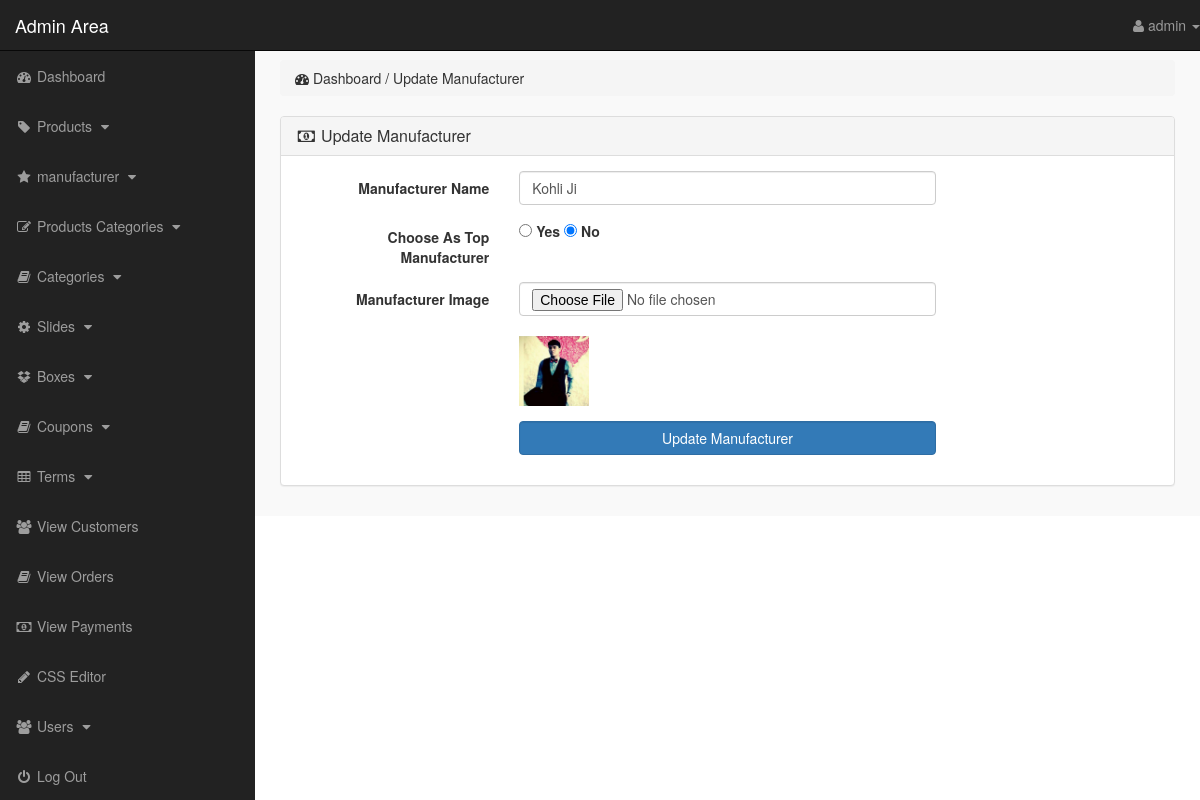
The app's page /admin_area/index.php?edit_manufacturer=6 (signed in) with its own data.
### tables this page shows
CREATE TABLE `manufacturers` (
  `manufacturer_id` int(10) NOT NULL,
  `manufacturer_title` text NOT NULL,
  `manufacturer_top` text NOT NULL,
  `manufacturer_image` text NOT NULL
);

### admin_area/edit_manufacturer.php (the view, shortened to what this page needs)
<?php
    if(!isset($_SESSION['admin_email'])){
        echo "<script>window.open('login.php','_self')</script>";
    }else{
?>
<?php
        if(isset($_GET['edit_manufacturer'])){
            $edit_manufacturer = $_GET['edit_manufacturer'];
            $get_manufacturer = "select * from manufacturers where manufacturer_id='$edit_manufacturer'";
            $run_manufacturer = mysqli_query($con,$get_manufacturer);
            $row_manufacturer = mysqli_fetch_array($run_manufacturer);
            $m_title = $row_manufacturer['manufacturer_title'];
            $m_top = $row_manufacturer['manufacturer_top'];
            $m_image = $row_manufacturer['manufacturer_image'];
        }
?>
<div class="row">
    <div class="col-lg-12">
        <ol class="breadcrumb">
            <li>
                <i class="fa fa-dashboard"></i> Dashboard / Update Manufacturer
            </li>
        </ol>
    </div>
</div>
<div class="row">
    <div class="col-lg-12">
        <div class="panel panel-default">
            <div class="panel-heading">
                <h3 class="panel-title">
                    <i class="fa fa-money fa-fw"></i> Update Manufacturer
                </h3>
            </div>
            <div class="panel-body">
                <form action="" class="form-horizontal" method="post" enctype="multipart/form-data">
                    <div class="form-group">
                        <label for="" class="control-label col-md-3">
                        Manufacturer Name
                        </label>
                        <div class="col-md-6">
                            <input name="manufacturer_name" type="text" class="form-control" value="<?php echo $m_title; ?>">
                        </div>
                    </div>
                    <div class="form-group">
                        <label for="" class="control-label col-md-3">
                            Choose As Top Manufacturer
                        </label>
                        <div class="col-md-6">
                            <input name="manufacturer_top" type="radio" value="yes"
                                <?php
                                    if($m_top=='no'){}else{echo "checked='checked'";}
                                ?>
                            >
                            <label>Yes</label>
                            <input name="manufacturer_top" type="radio" value="no"
                                <?php
                                    if($m_top=='no'){echo "checked='checked'";}
                                ?>
                            >
                            <label>No</label>
                        </div>
                    </div>
                    <div class="form-group">
                        <label for="" class="control-label col-md-3">
                        Manufacturer Image
                        </label>
                        <div class="col-md-6">
                            <input type="file" name="manufacturer_image" class="form-control">
                          <br>
                          <img width="70" height="70" src="other_images/<?php echo $m_image; ?>" alt="<?php echo $m_image; ?>">
                        </div>
                    </div>
                    <div class="form-group">
                        <label for="" class="control-label col-md-3"></label>
                        <div class="col-md-6">
                            <input type="submit" name="update" value="Update Manufacturer" class="btn btn-primary form-control">
                        </div>
                    </div>
                </form>
            </div>
        </div>
    </div>
</div>
<?php } ?>

### admin_area/includes/sidebar.php (shortened to what this page needs)
<?php
    if(!isset($_SESSION['admin_email'])){
        echo "<script>window.open('login.php','_self')</script>";
    }else{
?>
<nav class="navbar navbar-inverse navbar-fixed-top">
    <div class="navbar-header">
        <a href="index.php?dashboard" class="navbar-brand">Admin Area</a>
    </div>
    <ul class="nav navbar-right top-nav">
        <li class="dropdown">
            <a href="#" class="dropdown-toggle" data-toggle="dropdown">
                <i class="fa fa-user"></i> <?php echo $admin_name;  ?> <b class="caret"></b>
            </a>
        </li>
    </ul>
    <div class="collapse navbar-collapse navbar-ex1-collapse">
        <ul class="nav navbar-nav side-nav">
            <li>
                <a href="index.php?dashboard">
                        <i class="fa fa-fw fa-dashboard"></i> Dashboard
                </a>
            </li>
            <li>
                <a href="#" data-toggle="collapse" data-target="#products">
                        <i class="fa fa-fw fa-tag"></i> Products
                        <i class="fa fa-fw fa-caret-down"></i>
                </a>
            </li>
            <li>
                <a href="#" data-toggle="collapse" data-target="#manufacturer">
                        <i class="fa fa-fw fa-star"></i> manufacturer
                        <i class="fa fa-fw fa-caret-down"></i>
                </a>
            </li>
            <li>
                <a href="#" data-toggle="collapse" data-target="#p_cat">
                        <i class="fa fa-fw fa-edit"></i> Products Categories
                        <i class="fa fa-fw fa-caret-down"></i>
                </a>
            </li>
            <li>
                <a href="#" data-toggle="collapse" data-target="#cat">
                        <i class="fa fa-fw fa-book"></i> Categories
                        <i class="fa fa-fw fa-caret-down"></i>
                </a>
            </li>
            <li>
                <a href="#" data-toggle="collapse" data-target="#slides">
                        <i class="fa fa-fw fa-gear"></i> Slides
                        <i class="fa fa-fw fa-caret-down"></i>
                </a>
            </li>
            <li>
                <a href="#" data-toggle="collapse" data-target="#boxes">
                        <i class="fa fa-fw fa-dropbox"></i> Boxes
                        <i class="fa fa-fw fa-caret-down"></i>
                </a>
            </li>
            <li>
                <a href="#" data-toggle="collapse" data-target="#coupon">
                        <i class="fa fa-fw fa-book"></i> Coupons
                        <i class="fa fa-fw fa-caret-down"></i>
                </a>
            </li>
            <li>
                <a href="#" data-toggle="collapse" data-target="#terms">
                        <i class="fa fa-fw fa-table"></i> Terms
                        <i class="fa fa-fw fa-caret-down"></i>
                </a>
            </li>
            <li>
                <a href="index.php?view_customers">
                    <i class="fa fa-fw fa-users"></i> View Customers
                </a>
            </li>
            <li>
                <a href="index.php?view_orders">
                    <i class="fa fa-fw fa-book"></i> View Orders
                </a>
            </li>
            <li>
                <a href="index.php?view_payments">
                    <i class="fa fa-fw fa-money"></i> View Payments
                </a>
            </li>
            <li>
                <a href="index.php?edit_css">
                    <i class="fa fa-fw fa-pencil"></i> CSS Editor
                </a>
            </li>
            <li>
                <a href="#" data-toggle="collapse" data-target="#users">
                        <i class="fa fa-fw fa-users"></i> Users
                        <i class="fa fa-fw fa-caret-down"></i>
                </a>
            </li>
            <li>
                <a href="logout.php">
                    <i class="fa fa-fw fa-power-off"></i> Log Out
                </a>
            </li>
        </ul>
    </div>
</nav>
<?php } ?>

### admin_area/css/style.css (style rules this page uses)
body { margin-top: 100px; }
@media (min-width: 768px) { body { margin-top: 50px; } }
.top-nav { 0 15px; }
.top-nav>li { float: left; display: inline-block; }
.top-nav>li>a { color: #999999; line-height: 20px; padding-top: 15px; padding-bottom: 15px; }
@media (min-width: 768px) { .side-nav { position: fixed; top: 51px; bottom: 0; width: 255px; overflow-y: auto; overflow-x: hidden; background-color: #222222; padding-bottom: 40px; border-radius: 0; } }
@media (min-width: 768px) { .side-nav>li>a { width: 255px; } }
.panel-body { border-radius: 5px; }

### records on screen
manufacturers: manufacturer_name "Kohli Ji", manufacturer_top "☑", manufacturer_image (picture)

### other values on screen
$admin_name "admin"
